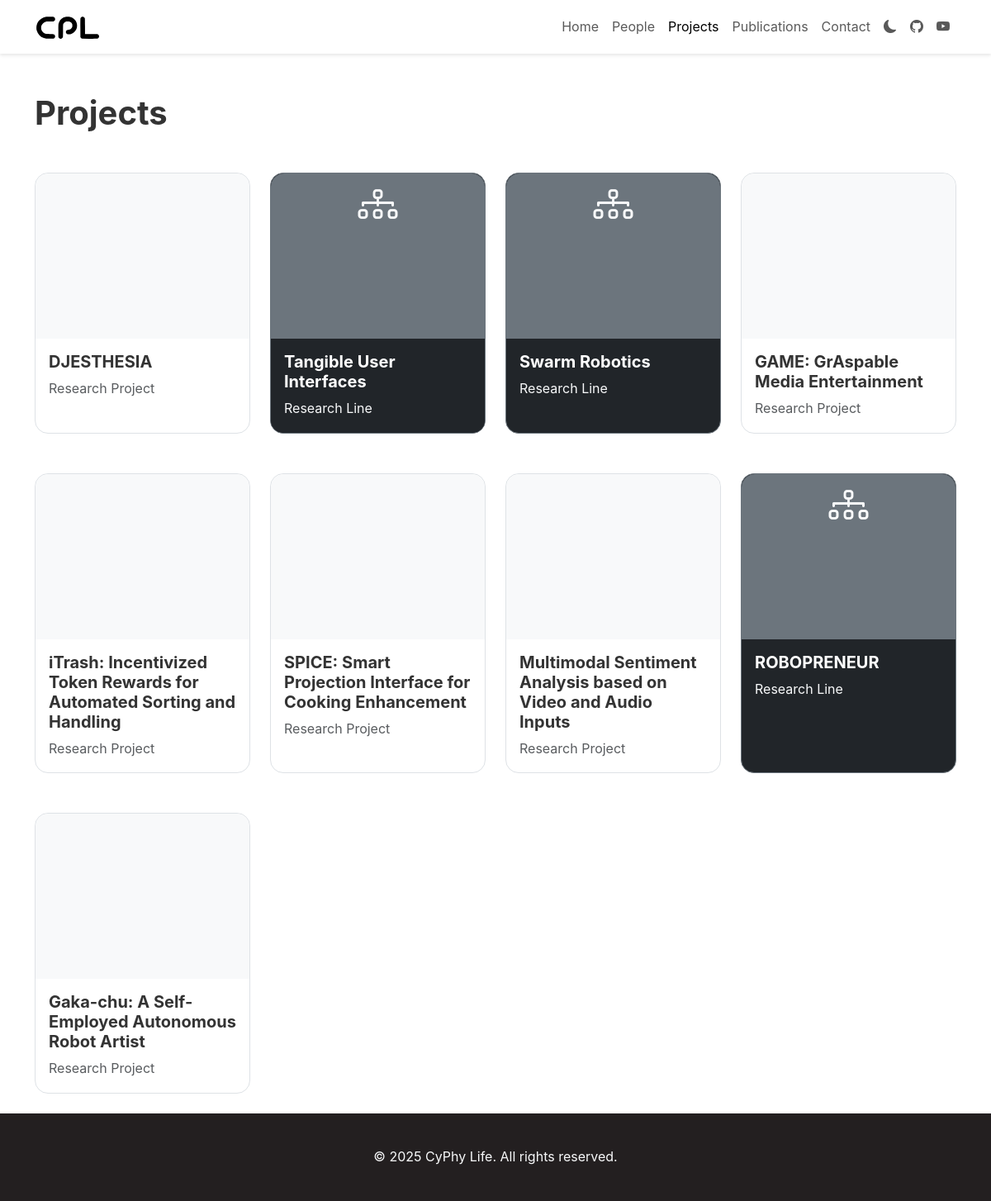
/projects/, run on the app's committed database.
### core/models.py (models this page shows, shortened)
class ResearchProject(models.Model):
    title = models.CharField(max_length=200)
    date = models.DateField(default=timezone.now)
    description = models.TextField()
    content = RichTextField(blank=True, help_text="Rich text content with images for the project")
    video_url = models.URLField(blank=True, help_text="YouTube video embed URL for the project")
    banner_image = FilerImageField(null=True, blank=True, related_name="project_banners", on_delete=models.SET_NULL, help_text="Banner image for the project")
    team_members = models.ManyToManyField('TeamMember', blank=True, related_name='projects')
    publications = models.ManyToManyField('Publication', blank=True, related_name='projects')
    slug = models.SlugField(max_length=250, unique=True, blank=True)
    active = models.BooleanField(default=True)
    class Meta:
        ordering = ['-date']
        verbose_name = "Research Project"
        verbose_name_plural = "Research Projects"

class ResearchLine(models.Model):
    title = models.CharField(max_length=200)
    date = models.DateField(default=timezone.now)
    description = models.TextField()
    content = RichTextField(blank=True, help_text="Rich text content with images for the research line")
    video_url = models.URLField(blank=True, help_text="YouTube video embed URL for the research line")
    banner_image = FilerImageField(null=True, blank=True, related_name="research_line_banners", on_delete=models.SET_NULL, help_text="Banner image for the research line")
    slug = models.SlugField(max_length=250, unique=True, blank=True)
    team_members = models.ManyToManyField('TeamMember', blank=True, related_name='research_lines')
    publications = models.ManyToManyField('Publication', blank=True, related_name='research_lines')
    projects = models.ManyToManyField('ResearchProject', blank=True, related_name='research_lines_set')
    active = models.BooleanField(default=True)
    class Meta:
        ordering = ['-date']
        verbose_name = "Research Line"
        verbose_name_plural = "Research Lines"
    def get_absolute_url(self):
        return reverse('research_line_detail', kwargs={'slug': self.slug})

### core/views.py (the view)
# urls.py: path('projects/', views.projects, name='projects'),
def projects(request):
    all_projects = ResearchProject.objects.filter(active=True)
    research_lines = ResearchLine.objects.filter(active=True)
    combined_items = []
    for project in all_projects:
        combined_items.append({
            'item': project,
            'type': 'project',
            'date': project.date
        })
    for research_line in research_lines:
        combined_items.append({
            'item': research_line,
            'type': 'research_line',
            'date': research_line.date
        })
    combined_items.sort(key=lambda x: x['date'], reverse=True)
    context = {
        'combined_items': combined_items,
    }
    return render(request, 'core/projects.html', context)

### core/context_processors.py (called while the page is built)
def social_media_links(request):
    try:
        social_media = SocialMedia.objects.first()
    except SocialMedia.DoesNotExist:
        social_media = None
    return {'social_media': social_media}

### core/models.py (called while the page is built)
    def has_any_links(self):
        return bool(self.github or self.youtube)

### templates/core/projects.html (shortened to what this page needs)
{% extends 'base.html' %}
{% load static %}
{% block content %}
<div class="container mt-5">
<h1 class="mb-5">Projects</h1>
<div class="row g-4">
    {% for item_data in combined_items %}
        {% if item_data.type == 'research_line' %}
            <div class="col-md-3 mb-4">
                <div class="project-card bg-dark text-white border border-secondary rounded-4 h-100">
                    <div class="project-image">
                        {% if item_data.item.banner_image %}
                        <img src="{{ item_data.item.banner_image.url }}" alt="{{ item_data.item.title }}" class="rounded-top-4 w-100" style="height: 200px; object-fit: cover;">
                        {% elif item_data.item.image %}
                        <img src="{{ item_data.item.image.url }}" alt="{{ item_data.item.title }}" class="rounded-top-4 w-100" style="height: 200px; object-fit: cover;">
                        {% else %}
                        <div class="bg-secondary text-center rounded-top-4" style="height: 200px;">
                            <i class="bi bi-diagram-3 pt-5 text-light" style="font-size: 3rem;"></i>
                        </div>
                        {% endif %}
                    </div>
                    <div class="p-3 d-flex flex-column bg-dark">
                        <h5 class="fw-bold mb-2 text-white">{{ item_data.item.title }}</h5>
                        <p class="text-light mb-0">Research Line</p>
                    </div>
                    <a href="{{ item_data.item.get_absolute_url }}" class="stretched-link"></a>
                </div>
            </div>
        {% elif item_data.type == 'project' %}
            <div class="col-md-3 mb-4 project-item">
                <div class="project-card border rounded-4 h-100">
                    <div class="project-image">
                        {% if item_data.item.banner_image %}
                        <img src="{{ item_data.item.banner_image.url }}" alt="{{ item_data.item.title }}" class="rounded-top-4 w-100" style="height: 200px; object-fit: cover;">
                        {% elif item_data.item.image %}
                        <img src="{{ item_data.item.image.url }}" alt="{{ item_data.item.title }}" class="rounded-top-4 w-100" style="height: 200px; object-fit: cover;">
                        {% else %}
                        <div class="bg-light text-center rounded-top-4" style="height: 200px;">
                        </div>
                        {% endif %}
                    </div>
                    <div class="p-3 d-flex flex-column">
                        <h5 class="fw-bold mb-2">{{ item_data.item.title }}</h5>
                        <p class="text-muted mb-0">Research Project</p>
                    </div>
                    <a href="{% url 'project_detail' item_data.item.slug %}" class="stretched-link"></a>
                </div>
            </div>
        {% endif %}
    {% endfor %}
</div>
</div>
{% endblock %}

### static/css/style.css (style rules this page uses)
body { font-family: "Helvetica Light", Inter, Helvetica, sans-serif; color: #333; line-height: 1.6; min-height: 100vh; }
h1, h2, h3, h4, h5, h6 { font-weight: 700; margin-bottom: 1rem; }
.project-card { position: relative; transition: transform 0.3s ease, box-shadow 0.3s ease; overflow: hidden; display: flex; flex-direction: column; border-radius: 0.75rem; }
.project-card .stretched-link { position: absolute; top: 0; right: 0; bottom: 0; left: 0; z-index: 1; text-decoration: none; }
.project-image { overflow: hidden; }

### data on the page
ResearchProject: item "DJESTHESIA"
ResearchLine: item "Tangible User Interfaces"
ResearchLine: item "Swarm Robotics"
ResearchProject: item "GAME: GrAspable Media Entertainment"
ResearchProject: item "iTrash: Incentivized Token Rewards for Automated Sorting and Handling"
ResearchProject: item "SPICE: Smart Projection Interface for Cooking Enhancement"
ResearchProject: item "Multimodal Sentiment Analysis based on Video and Audio Inputs"
ResearchLine: item "ROBOPRENEUR"
ResearchProject: item "Gaka-chu: A Self-Employed Autonomous Robot Artist"
